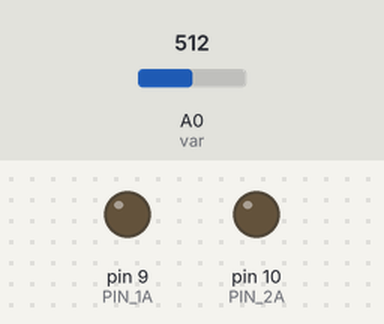
This sketch was run on a simulated Arduino Uno, built with avr-gcc and run on an emulated ATmega328P. Parts: output pins drawn as LEDs (lit = HIGH). The test bench sets the inputs (shaded band); at power-on: A0 (var) = 512.

Above: at 1.2 s.
1.3 s: A0 (var) set to 530
At 1.9 s:
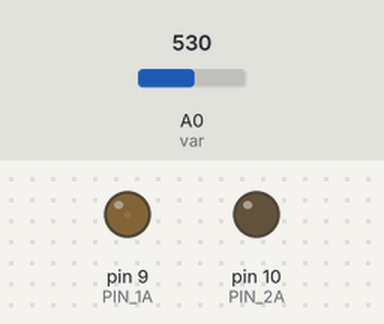
2.8 s: A0 (var) set to 490
At 4.0 s:
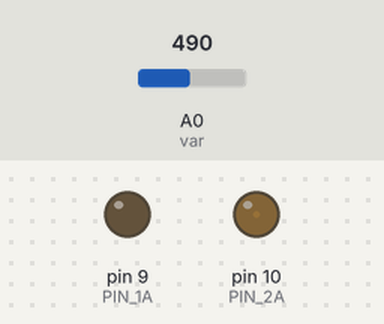
4.3 s: A0 (var) set to 306
At 5.4 s:
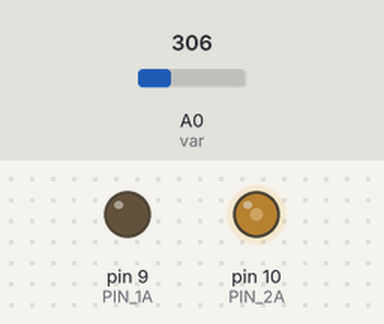
5.8 s: A0 (var) set to 122
At 6.5 s:
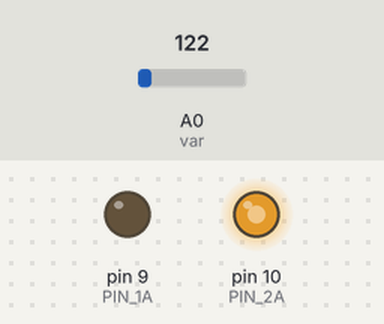
7.3 s: A0 (var) set to 0
At 7.7 s:
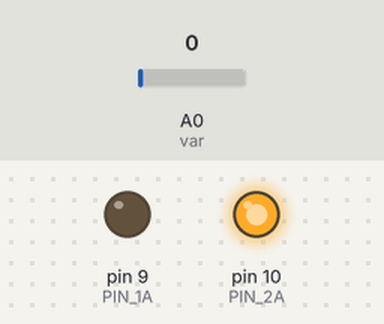
Timing chart, 0 to 9.8 s (numbered marks = the images above; inputs shaded):
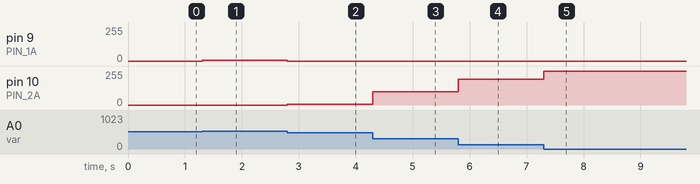

Measured:
- after the input at 1.3 s, pin 9 (PIN_1A): 0/255 → 5/255 at once
- after the input at 2.8 s, pin 9 (PIN_1A): 5/255 → 0/255 at once; pin 10 (PIN_2A): 0/255 → 5/255 at once
- after the input at 4.3 s, pin 10 (PIN_2A): 5/255 → 98/255 at once
- after the input at 5.8 s, pin 10 (PIN_2A): 98/255 → 192/255 at once
- after the input at 7.3 s, pin 10 (PIN_2A): 192/255 → 255/255 at once

The sketch:

Task2-1.ino
```cpp
const int PIN_1A = 9;
const int PIN_2A = 10;
const int var = A0;
int speed = 0;

int value = 0;

void setup() {
  pinMode(PIN_1A, OUTPUT);
  pinMode(PIN_2A, OUTPUT);
  pinMode(var, INPUT);
}

void loop() {
  value = analogRead(var);

  if(value > 520){
    speed = map(value, 520, 1023, 0, 255);
    analogWrite(PIN_1A, speed);
    digitalWrite(PIN_2A, LOW);
  }
  else if(value < 500){
    speed = map(value, 500, 0, 0, 255);
    analogWrite(PIN_2A, speed);
    digitalWrite(PIN_1A, LOW);
  }
  else{
    speed = 0;
    analogWrite(PIN_2A, speed);
    digitalWrite(PIN_1A, LOW);
  }
}
```
